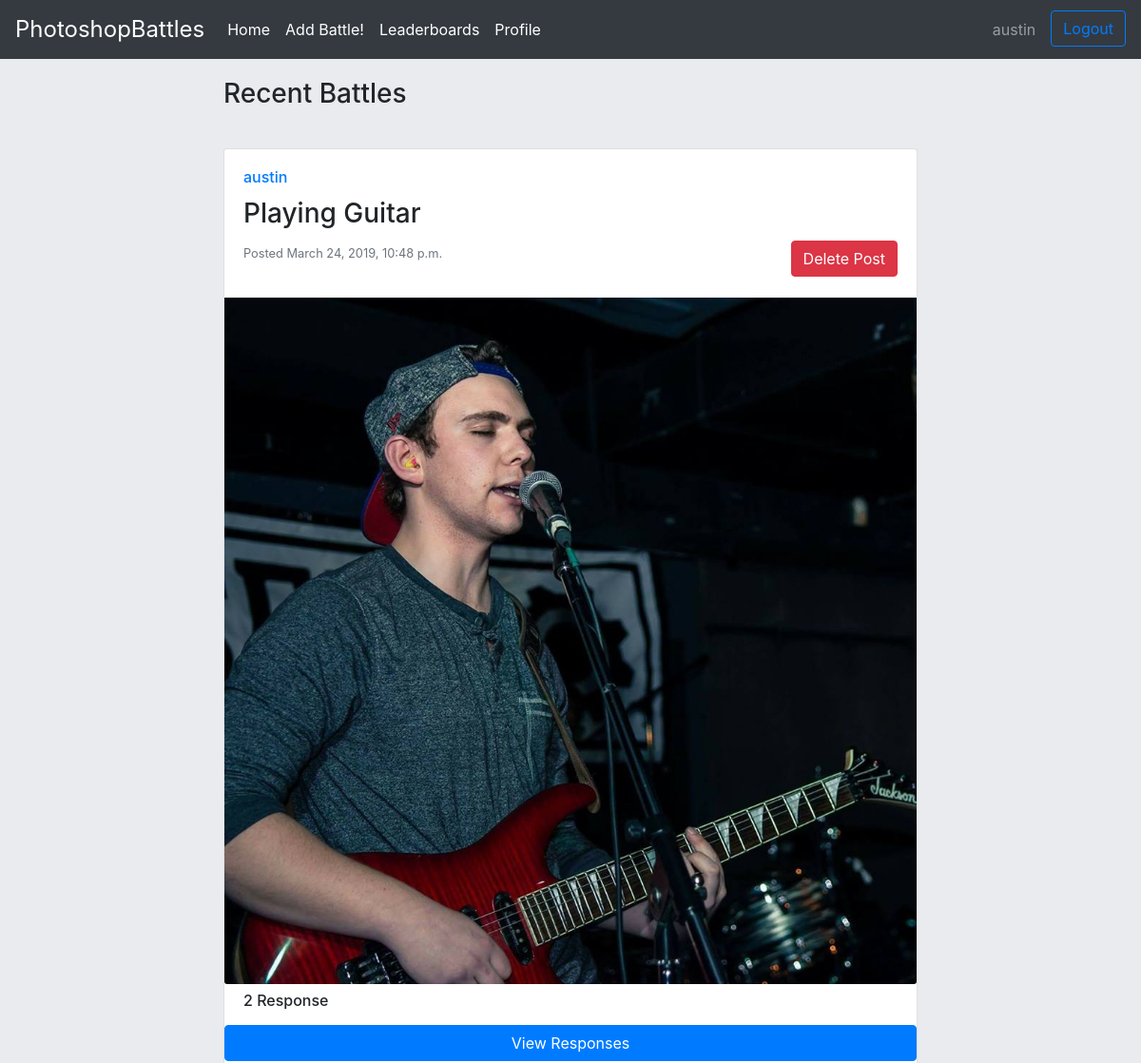
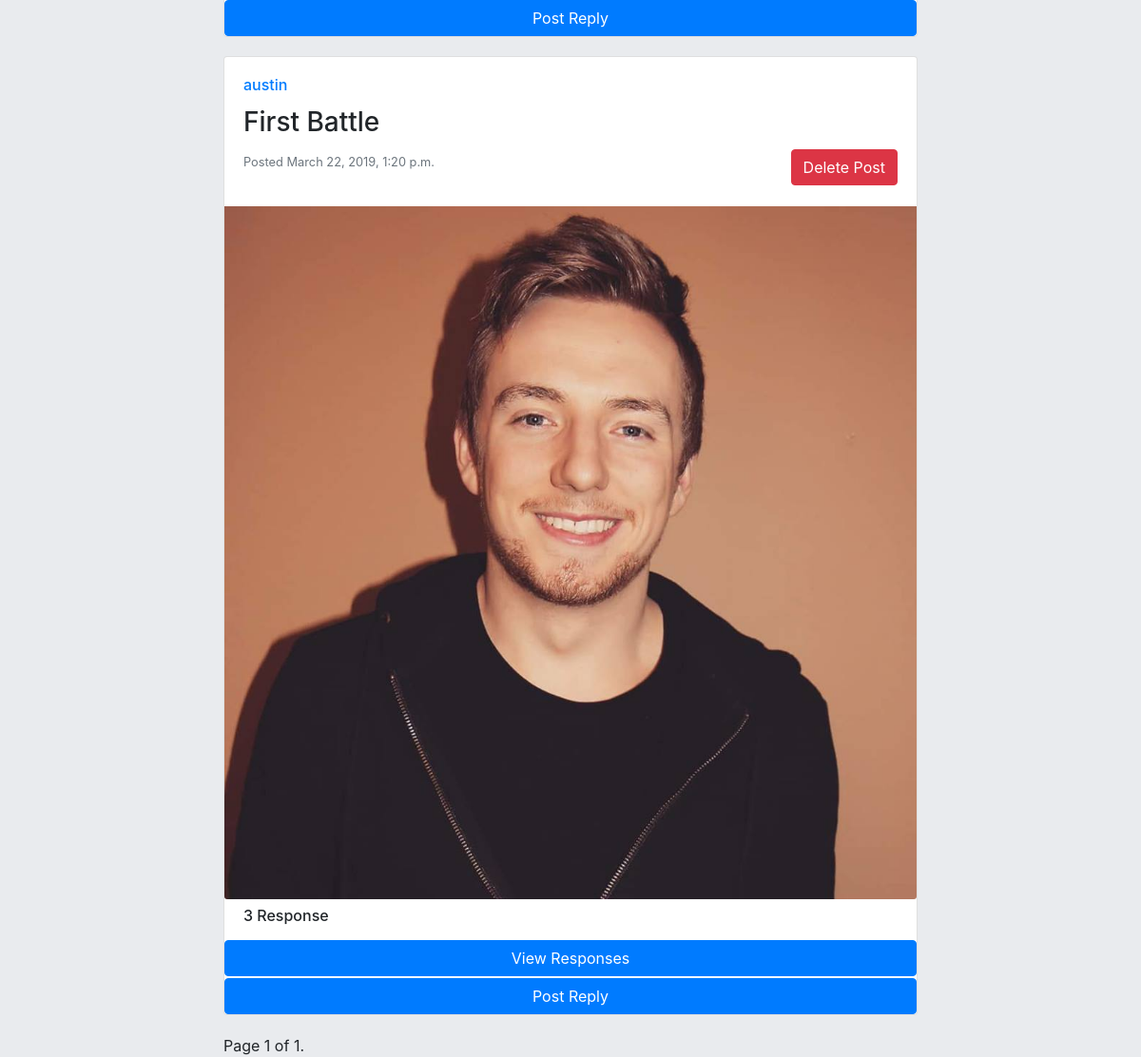
Screenshot of / (signed in) with the database file from the repository (2 pictures, top to bottom).
### application/models.py (models this page shows, shortened)
class Post(models.Model):
    user = models.ForeignKey(User,on_delete=models.CASCADE)
    title = models.CharField(max_length=40)
    image = models.ImageField(upload_to='post_pictures')
    pub_date = models.DateTimeField('date published')

### application/views.py (the view)
# urls.py: path('', IndexView, name='index'),
def IndexView(request):
    if request.method =='POST':
        reply_form = NewReply(request.POST or None, request.FILES or None)
        user = request.user
        if reply_form.is_valid():
            title = reply_form.cleaned_data.get('title')
            image = reply_form.cleaned_data.get('image')
            postID = request.POST.get("postID")
            post=Post.objects.filter(id=postID)[0]
            Reply.objects.create(
                title=title,
                image=image,
                user=user,
                post_replying_to=post,
                pub_date = timezone.now(),
            )
            return HttpResponseRedirect('/')
    else:
        context = {}
        context['reply_form'] = NewReply()
        latest_posts = Post.objects.all().order_by('-pub_date')
        paginator = Paginator(latest_posts, 5)
        page = request.GET.get('page')
        posts = paginator.get_page(page)
        context['posts'] = posts
        return render(request, 'application/home.html', context)

### application/models.py (called while the page is built)
    def like_list(self):
        liked_list = []
        for u in self.liked_set.all():
            liked_list.append(u.user.username)
        return liked_list

    def favourite_list(self):
        favourite_list = []
        for u in self.favourite_set.all():
            favourite_list.append(u.user.username)
        return favourite_list

### application/templates/application/home.html (shortened to what this page needs)
{% extends 'application/base_layout.html' %}
{% block container %}
  <div class="row justify-content-sm-center">
    <div class="col-sm-8">
      {% if posts %}
      <h3 class="recent-battles-heading">Recent Battles</h3>
      {% for post in posts %}
        {% include 'application/post.html' %}
      {% endfor %}
      {% else  %}
        <h3>No Battles Found</h3>
      {% endif %}
      <div class="pagination">
        <span class="step-links">
        <span class="current">
            Page {{ posts.number }} of {{ posts.paginator.num_pages }}.
        </span>
    </span>
</div>
    </div>
  </div>
{% endblock %}

### application/templates/application/base_layout.html (shortened to what this page needs)
{% load static %}
<!DOCTYPE html>
{% block html %}
<html lang="en">
    {% block head %}
    <head>
        <link rel="stylesheet" href="https://maxcdn.bootstrapcdn.com/bootstrap/4.0.0/css/bootstrap.min.css">
        <link rel="stylesheet" href="{% static 'css/main.css' %}">
    </head>
    {% endblock %}
    {% block body %}
    <body>
        {% block nav %}
   <nav class="navbar navbar-expand-lg navbar-dark bg-dark">
  <a class="navbar-brand site-title" href="/">PhotoshopBattles</a>
  <div class="collapse navbar-collapse" id="navbarSupportedContent">
    <ul class="navbar-nav mr-auto">
      <li class="nav-item active">
        <a class="nav-link" href="/">Home <span class="sr-only">(current)</span></a>
      </li>
      {% if user.is_authenticated %}
      <li class="nav-item active">
        <a class="nav-link" href="/new_post">Add Battle! <span class="sr-only">(current)</span></a>
      </li>
      {% endif %}
      <li class="nav-item active">
        <a class="nav-link" href="/leaderboard">Leaderboards <span class="sr-only">(current)</span></a>
      </li>
      {% if user.is_authenticated %}
      <li class="nav-item active">
          <a class="nav-link" href="/profile/{{user.username}}">Profile <span class="sr-only">(current)</span></a>
        </li>
      {% endif %}
      </ul>
    <ul class="navbar-nav m1-auto">
    {% if not user.is_authenticated %}
        <li class="nav-item">
        <a class="btn btn-outline-primary" href="/account/login">Login</a>
      </li>
       <li class="nav-item">
        <a class="btn btn-primary signup-button" href="/account/register">Signup</a>
      </li>
    {% else %}
        <li class="nav-item">
        <a class="nav-link" href="/profile/{{user.username}}">{{ user.username }}</a>
      </li>
      <li class="nav-item">
        <a class="btn btn-outline-primary logout-button" href="/account/logout">Logout</a>
      </li>
    {% endif %}
    </ul>
  </div>
</nav>
        {% endblock %}
        {% block body_content %}
            <div class="container">
                {% block container %}{% endblock %}
            </div>
        {% endblock %}
    </body>
    {% endblock %}
</html>
{% endblock %}

### application/templates/application/post.html (shortened to what this page needs)
<div class="post">
  <div class="card">
    <div class="card-body">
      <h6 class="card-title username"><a href="/profile/{{post.user}}">{{post.user}}</a></h6>
      <h3 class="card-title post-title">{{post.title}}</h6>
      <p class="card-text date-posted post-date"><small class="text-muted">Posted {{post.pub_date}}</small></p>
      {% if user == post.user %}
        <a href="/delete_post/{{post.id}}">
          <button type="button" class="btn btn-danger like-btn">
            Delete Post
          </button>
        </a>
      {% else %}
      </p>
      {% endif %}
    </div>
    <img class="card-img-bottom" src="/media/{{ post.image }}" alt="{{post.title}}" >
    {% if post.reply_set.all %}
    {% if post.reply_set.count >= 1 %}
    <h6 class="reply-heading">{{ post.reply_set.count }} Response</h6>
    <button type="button" class="btn btn-primary" data-toggle="modal" data-target=".bd-example-modal-md-{{post.id}}">View Responses</button>
    {% if user.is_authenticated %}
    <button type="button" class="btn btn-primary reply-button" data-toggle="modal" data-target=".bd-example-modal-md-{{post.id}}-reply">Post Reply</button>
    {%endif%}
    {% endif %}
    {% endif %}
  </div>
</div>

### static/css/main.css (style rules this page uses)
body { background: #E9EBEE; }
@media only screen and (min-width: 992px) { .logout-button { margin-left: 8px; } }
.site-title { font-size: 1.5rem; }
.recent-battles-heading { padding: 1.25rem 0; }
.post { margin: 20px 0; }
.reply-heading { padding: 0.5rem 1.25rem; }
.like-btn { float:right; }
.reply-button { margin-top:2px; }
.post-date { float:left; }

### rows the page displays
Post: user "austin", title "Playing Guitar", pub_date "March 24, 2019, 10:48 p.m.", image (picture), reply_set.count "2"
Post: user "austin", title "First Battle", pub_date "March 22, 2019, 1:20 p.m.", image (picture), reply_set.count "3"

### other values shown
{{ user.username }} "austin"
{{ posts.number }} "1"
{{ posts.paginator.num_pages }} "1"
